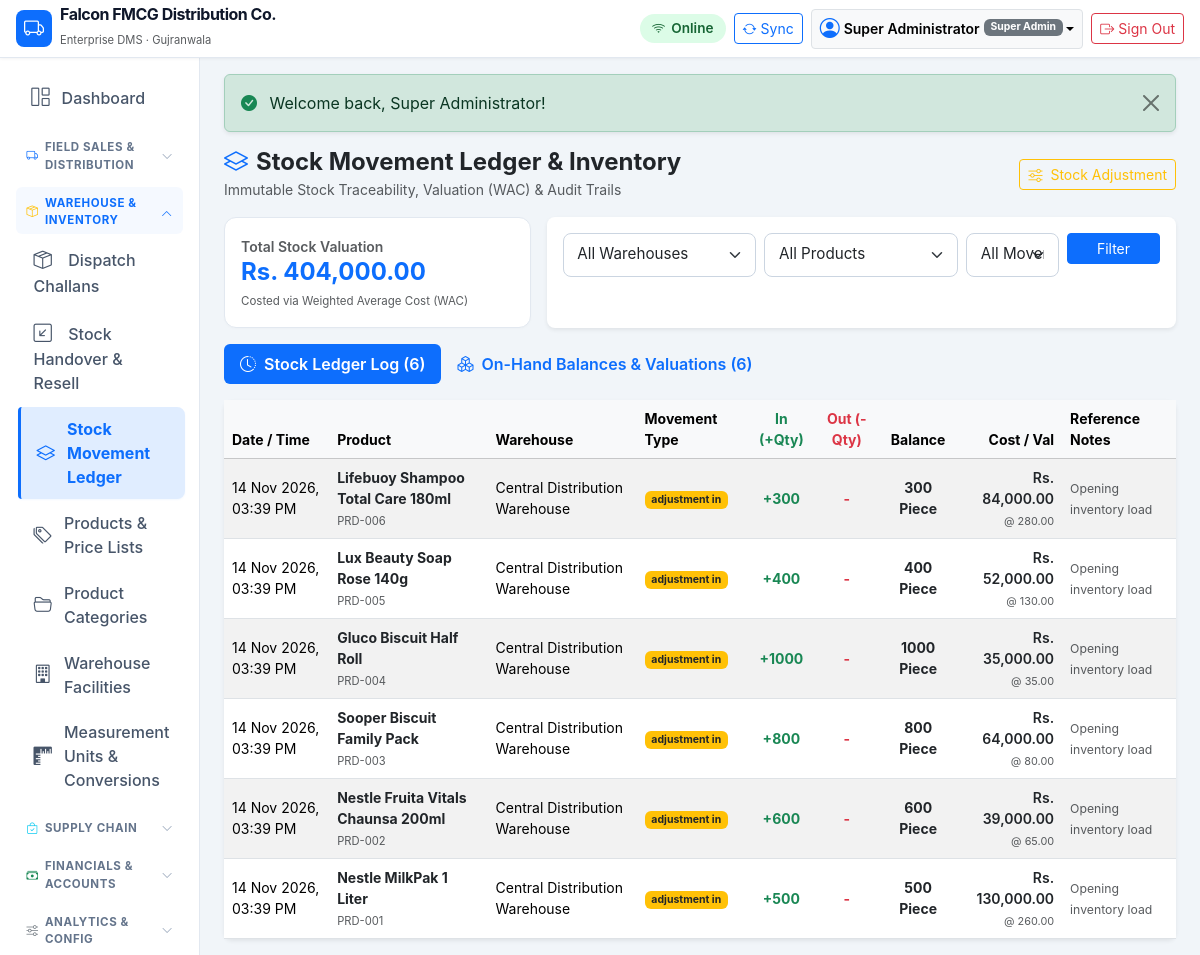
The app's page /modules/inventory/index.php (signed in) with its own data.
### tables this page shows
CREATE TABLE `companies` (
    `id` INT UNSIGNED AUTO_INCREMENT PRIMARY KEY,
    `name` VARCHAR(150) NOT NULL,
    `legal_name` VARCHAR(200) NULL,
    `email` VARCHAR(100) NULL,
    `phone` VARCHAR(50) NULL,
    `address` TEXT NULL,
    `city` VARCHAR(100) DEFAULT 'Gujranwala',
    `ntn` VARCHAR(50) NULL,
    `strn` VARCHAR(50) NULL,
    `currency` VARCHAR(10) DEFAULT 'PKR',
    `currency_symbol` VARCHAR(10) DEFAULT 'Rs.',
    `financial_year_start` DATE NULL,
    `invoice_prefix` VARCHAR(10) DEFAULT 'INV-',
    `purchase_prefix` VARCHAR(10) DEFAULT 'PO-',
    `order_prefix` VARCHAR(10) DEFAULT 'SO-',
    `delivery_prefix` VARCHAR(10) DEFAULT 'DC-',
    `receipt_prefix` VARCHAR(10) DEFAULT 'RCP-',
    `default_warehouse_id` INT UNSIGNED NULL,
    `inventory_valuation` ENUM('WAC', 'FIFO') DEFAULT 'WAC',
    `allow_negative_stock` TINYINT(1) DEFAULT 0,
    `status` ENUM('active', 'inactive') DEFAULT 'active',
    `created_at` TIMESTAMP DEFAULT CURRENT_TIMESTAMP,
    `updated_at` TIMESTAMP DEFAULT CURRENT_TIMESTAMP ON UPDATE CURRENT_TIMESTAMP
);

CREATE TABLE `users` (
    `id` INT UNSIGNED AUTO_INCREMENT PRIMARY KEY,
    `role_id` INT UNSIGNED NOT NULL,
    `username` VARCHAR(80) NOT NULL UNIQUE,
    `password_hash` VARCHAR(255) NOT NULL,
    `full_name` VARCHAR(150) NOT NULL,
    `email` VARCHAR(120) NULL,
    `phone` VARCHAR(50) NULL,
    `status` ENUM('active', 'inactive', 'suspended') DEFAULT 'active',
    `last_login_at` DATETIME NULL,
    `created_at` TIMESTAMP DEFAULT CURRENT_TIMESTAMP,
    `updated_at` TIMESTAMP DEFAULT CURRENT_TIMESTAMP ON UPDATE CURRENT_TIMESTAMP,
    CONSTRAINT `fk_users_role` FOREIGN KEY (`role_id`) REFERENCES `roles` (`id`)
);

CREATE TABLE `roles` (
    `id` INT UNSIGNED AUTO_INCREMENT PRIMARY KEY,
    `name` VARCHAR(100) NOT NULL,
    `slug` VARCHAR(100) NOT NULL UNIQUE,
    `description` VARCHAR(255) NULL,
    `is_system` TINYINT(1) DEFAULT 0,
    `created_at` TIMESTAMP DEFAULT CURRENT_TIMESTAMP
);

CREATE TABLE `stock_ledger` (
    `id` INT UNSIGNED AUTO_INCREMENT PRIMARY KEY,
    `warehouse_id` INT UNSIGNED NOT NULL,
    `product_id` INT UNSIGNED NOT NULL,
    `batch_id` INT UNSIGNED NULL,
    `movement_type` ENUM('purchase_grn', 'sale_dispatch', 'sale_return', 'purchase_return', 'adjustment_in', 'adjustment_out', 'transfer_in', 'transfer_out') NOT NULL,
    `reference_type` VARCHAR(50) NOT NULL,  
    `reference_id` INT UNSIGNED NOT NULL,
    `unit_id` INT UNSIGNED NOT NULL,
    `quantity_in` DECIMAL(12,2) DEFAULT 0.00,
    `quantity_out` DECIMAL(12,2) DEFAULT 0.00,
    `balance_quantity` DECIMAL(12,2) DEFAULT 0.00,
    `unit_cost` DECIMAL(12,2) DEFAULT 0.00,
    `total_cost` DECIMAL(14,2) DEFAULT 0.00,
    `notes` VARCHAR(255) NULL,
    `created_at` TIMESTAMP DEFAULT CURRENT_TIMESTAMP,
    CONSTRAINT `fk_sl_wh` FOREIGN KEY (`warehouse_id`) REFERENCES `warehouses` (`id`),
    CONSTRAINT `fk_sl_prod` FOREIGN KEY (`product_id`) REFERENCES `products` (`id`),
    CONSTRAINT `fk_sl_unit` FOREIGN KEY (`unit_id`) REFERENCES `units` (`id`)
);

CREATE TABLE `products` (
    `id` INT UNSIGNED AUTO_INCREMENT PRIMARY KEY,
    `code` VARCHAR(50) NOT NULL UNIQUE,
    `sku` VARCHAR(80) NULL,
    `barcode` VARCHAR(80) NULL,
    `name` VARCHAR(200) NOT NULL,
    `category_id` INT UNSIGNED NOT NULL,
    `brand_id` INT UNSIGNED NULL,
    `base_unit_id` INT UNSIGNED NOT NULL,
    `purchase_price` DECIMAL(12,2) NOT NULL DEFAULT 0.00,
    `wholesale_price` DECIMAL(12,2) NOT NULL DEFAULT 0.00,
    `retail_price` DECIMAL(12,2) NOT NULL DEFAULT 0.00,
    `trade_price` DECIMAL(12,2) NOT NULL DEFAULT 0.00,
    `min_sale_price` DECIMAL(12,2) NOT NULL DEFAULT 0.00,
    `tax_rate` DECIMAL(5,2) DEFAULT 0.00,
    `reorder_level` DECIMAL(10,2) DEFAULT 10.00,
    `is_batch_managed` TINYINT(1) DEFAULT 0,
    `image` VARCHAR(255) NULL,
    `description` TEXT NULL,
    `status` ENUM('active', 'inactive') DEFAULT 'active',
    `created_at` TIMESTAMP DEFAULT CURRENT_TIMESTAMP,
    `updated_at` TIMESTAMP DEFAULT CURRENT_TIMESTAMP ON UPDATE CURRENT_TIMESTAMP,
    CONSTRAINT `fk_prod_cat` FOREIGN KEY (`category_id`) REFERENCES `categories` (`id`),
    CONSTRAINT `fk_prod_brand` FOREIGN KEY (`brand_id`) REFERENCES `brands` (`id`) ON DELETE SET NULL,
    CONSTRAINT `fk_prod_unit` FOREIGN KEY (`base_unit_id`) REFERENCES `units` (`id`)
);

CREATE TABLE `warehouses` (
    `id` INT UNSIGNED AUTO_INCREMENT PRIMARY KEY,
    `code` VARCHAR(50) NOT NULL UNIQUE,
    `name` VARCHAR(150) NOT NULL,
    `address` TEXT NULL,
    `contact_person` VARCHAR(100) NULL,
    `phone` VARCHAR(50) NULL,
    `is_default` TINYINT(1) DEFAULT 0,
    `status` ENUM('active', 'inactive') DEFAULT 'active',
    `created_at` TIMESTAMP DEFAULT CURRENT_TIMESTAMP
);

CREATE TABLE `units` (
    `id` INT UNSIGNED AUTO_INCREMENT PRIMARY KEY,
    `name` VARCHAR(50) NOT NULL,
    `code` VARCHAR(20) NOT NULL UNIQUE,
    `is_base` TINYINT(1) DEFAULT 0,
    `created_at` TIMESTAMP DEFAULT CURRENT_TIMESTAMP
);

### modules/inventory/index.php (the view, shortened to what the rows shown need)
<?php
requireLogin();
$pdo = getDatabaseConnection();
$where = ["1=1"];
$params = [];
$whereSql = implode(' AND ', $where);
$query = "
    SELECT sl.*, p.name as product_name, p.code as product_code, w.name as warehouse_name, u.name as unit_name
    FROM `stock_ledger` sl
    JOIN `products` p ON sl.product_id = p.id
    JOIN `warehouses` w ON sl.warehouse_id = w.id
    JOIN `units` u ON sl.unit_id = u.id
    WHERE {$whereSql}
    ORDER BY sl.id DESC
    LIMIT 150
";
$stmt = $pdo->prepare($query);
$stmt->execute($params);
$movements = $stmt->fetchAll();
require_once dirname(__DIR__, 2) . '/includes/header.php';
?>
<div class="tab-content" id="invTabsContent">
    <div class="tab-pane fade show active" id="ledger-pane">
        <div class="card border-0 shadow-sm rounded-3">
            <div class="card-body p-0">
                <?php if (empty($movements)): ?>
                    <div class="p-4 text-center text-muted">No stock movement logs found for this filter.</div>
                <?php else: ?>
                    <div class="table-responsive">
                        <table class="table table-hover table-striped align-middle mb-0">
                            <thead class="table-light small">
                                <tr>
                                    <th>Date / Time</th>
                                    <th>Product</th>
                                    <th>Warehouse</th>
                                    <th>Movement Type</th>
                                    <th class="text-center text-success">In (+Qty)</th>
                                    <th class="text-center text-danger">Out (-Qty)</th>
                                    <th class="text-center fw-bold">Balance</th>
                                    <th class="text-end">Cost / Val</th>
                                    <th>Reference Notes</th>
                                </tr>
                            </thead>
                            <tbody class="small">
                                <?php foreach ($movements as $m): ?>
                                    <tr>
                                        <td><?= formatDateTime($m['created_at']) ?></td>
                                        <td>
                                            <div class="fw-bold text-dark"><?= htmlspecialchars($m['product_name']) ?></div>
                                            <span class="text-muted" style="font-size: 0.7rem;"><?= htmlspecialchars($m['product_code']) ?></span>
                                        </td>
                                        <td><?= htmlspecialchars($m['warehouse_name']) ?></td>
                                        <td>
                                            <?php
                                            $b = match ($m['movement_type']) {
                                                'purchase_grn' => 'bg-success',
                                                'sale_dispatch' => 'bg-primary',
                                                'sale_return' => 'bg-info text-dark',
                                                'adjustment_in' => 'bg-warning text-dark',
                                                'adjustment_out' => 'bg-danger',
                                                default => 'bg-secondary'
                                            };
                                            ?>
                                            <span class="badge <?= $b ?>"><?= htmlspecialchars(str_replace('_', ' ', $m['movement_type'])) ?></span>
                                        </td>
                                        <td class="text-center text-success fw-bold">
                                            <?= $m['quantity_in'] > 0 ? '+' . (float)$m['quantity_in'] : '-' ?>
                                        </td>
                                        <td class="text-center text-danger fw-bold">
                                            <?= $m['quantity_out'] > 0 ? '-' . (float)$m['quantity_out'] : '-' ?>
                                        </td>
                                        <td class="text-center fw-bold text-dark">
                                            <?= (float)$m['balance_quantity'] ?> <?= htmlspecialchars($m['unit_name']) ?>
                                        </td>
                                        <td class="text-end">
                                            <div class="text-dark fw-semibold"><?= formatMoney($m['total_cost']) ?></div>
                                            <small class="text-muted" style="font-size: 0.68rem;">@ <?= formatMoney($m['unit_cost'], false) ?></small>
                                        </td>
                                        <td>
                                            <small class="text-muted"><?= htmlspecialchars($m['notes'] ?: $m['reference_type']) ?></small>
                                        </td>
                                    </tr>
                                <?php endforeach; ?>
                            </tbody>
                        </table>
                    </div>
                <?php endif; ?>
            </div>
        </div>
    </div>
</div>
<?php require_once dirname(__DIR__, 2) . '/includes/footer.php'; ?>

### includes/header.php (shortened to what the rows shown need)
<?php
$currentUser = getCurrentUser();
$company = getCompanyInfo(getDatabaseConnection());
?>
<!DOCTYPE html>
<html lang="en">
<head>
    <link rel="stylesheet" href="<?= BASE_URL ?>/assets/vendor/bootstrap/bootstrap.min.css">
    <link rel="stylesheet" href="<?= BASE_URL ?>/assets/vendor/bootstrap-icons/bootstrap-icons.min.css">
    <link rel="stylesheet" href="<?= BASE_URL ?>/assets/css/app.css">
</head>
<body>
<header class="navbar navbar-expand-lg navbar-dms sticky-top px-3 py-2">
    <div class="container-fluid p-0">
        <a class="navbar-brand d-flex align-items-center me-3" href="<?= BASE_URL ?>/dashboard.php">
            <div>
                <div class="brand-text fs-6 lh-1"><?= htmlspecialchars($company['name'] ?? APP_NAME) ?></div>
                <small class="text-muted" style="font-size: 0.7rem;">Enterprise DMS · <?= htmlspecialchars($company['city'] ?? 'Gujranwala') ?></small>
            </div>
        </a>
        <div class="d-flex align-items-center ms-auto gap-2">
            <?php if ($currentUser): ?>
            <div class="dropdown">
                <button class="btn btn-sm btn-light border dropdown-toggle d-flex align-items-center" type="button" data-bs-toggle="dropdown" aria-expanded="false">
                    <i class="bi bi-person-circle fs-5 me-1 text-primary"></i>
                    <span class="d-none d-md-inline fw-semibold me-1"><?= htmlspecialchars($currentUser['full_name']) ?></span>
                    <span class="badge bg-secondary" style="font-size: 0.65rem;"><?= htmlspecialchars($currentUser['role_name']) ?></span>
                </button>
            </div>
            <a href="<?= BASE_URL ?>/logout.php" class="btn btn-sm btn-outline-danger d-flex align-items-center" title="Sign Out">
                <i class="bi bi-box-arrow-right me-1"></i>
                <span class="d-none d-sm-inline">Sign Out</span>
            </a>
            <?php endif; ?>
        </div>
    </div>
</header>
<div class="container-fluid dms-layout-container">
    <div class="row g-0 h-100">
        <?php if ($currentUser): ?>
            <main class="col-md-9 ms-sm-auto col-lg-10 px-md-4 py-3 dms-main-content">
        <?php else: ?>
            <main class="col-12 px-3 py-4 dms-main-content">
        <?php endif; ?>

### records on screen
companies: name "Falcon FMCG Distribution Co.", city "Gujranwala"
users: full_name "Super Administrator", role.name "Super Admin"
stock_ledger: created_at "14 Nov 2026, 03:39 PM", product.name "Lifebuoy Shampoo Total Care 180ml", product.code "PRD-006", warehouse.name "Central Distribution Warehouse", movement_type "adjustment in", quantity_in "300", balance_quantity "300", unit.name "Piece", total_cost "Rs. 84,000.00", unit_cost "280.00", notes "Opening inventory load"
stock_ledger: created_at "14 Nov 2026, 03:39 PM", product.name "Lux Beauty Soap Rose 140g", product.code "PRD-005", warehouse.name "Central Distribution Warehouse", movement_type "adjustment in", quantity_in "400", balance_quantity "400", unit.name "Piece", total_cost "Rs. 52,000.00", unit_cost "130.00", notes "Opening inventory load"
stock_ledger: created_at "14 Nov 2026, 03:39 PM", product.name "Gluco Biscuit Half Roll", product.code "PRD-004", warehouse.name "Central Distribution Warehouse", movement_type "adjustment in", quantity_in "1000", balance_quantity "1000", unit.name "Piece", total_cost "Rs. 35,000.00", unit_cost "35.00", notes "Opening inventory load"
stock_ledger: created_at "14 Nov 2026, 03:39 PM", product.name "Sooper Biscuit Family Pack", product.code "PRD-003", warehouse.name "Central Distribution Warehouse", movement_type "adjustment in", quantity_in "800", balance_quantity "800", unit.name "Piece", total_cost "Rs. 64,000.00", unit_cost "80.00", notes "Opening inventory load"
stock_ledger: created_at "14 Nov 2026, 03:39 PM", product.name "Nestle Fruita Vitals Chaunsa 200ml", product.code "PRD-002", warehouse.name "Central Distribution Warehouse", movement_type "adjustment in", quantity_in "600", balance_quantity "600", unit.name "Piece", total_cost "Rs. 39,000.00", unit_cost "65.00", notes "Opening inventory load"
stock_ledger: created_at "14 Nov 2026, 03:39 PM", product.name "Nestle MilkPak 1 Liter", product.code "PRD-001", warehouse.name "Central Distribution Warehouse", movement_type "adjustment in", quantity_in "500", balance_quantity "500", unit.name "Piece", total_cost "Rs. 130,000.00", unit_cost "260.00", notes "Opening inventory load"

### other values on screen
$flash['message'] "Welcome back, Super Administrator!"
formatMoney($totalInventoryValuation) "Rs. 404,000.00"
count($movements) "6"
count($stockSummary) "6"
